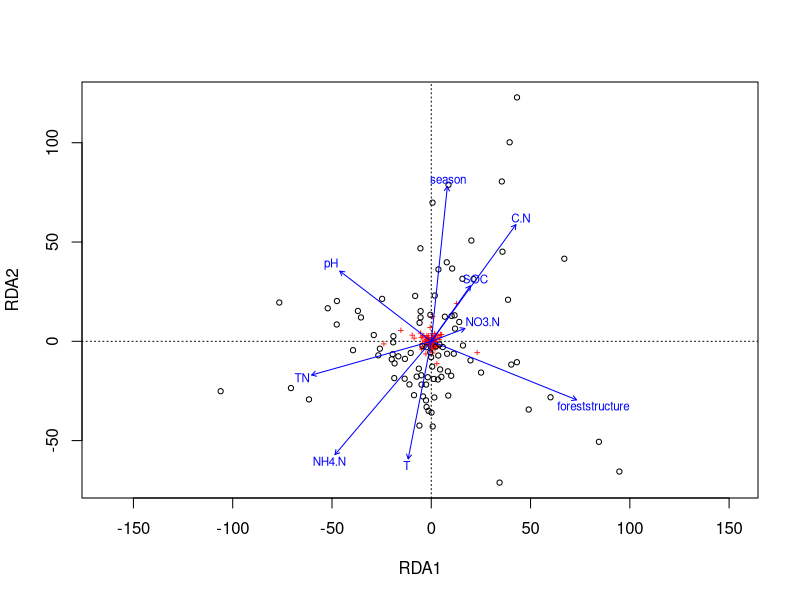
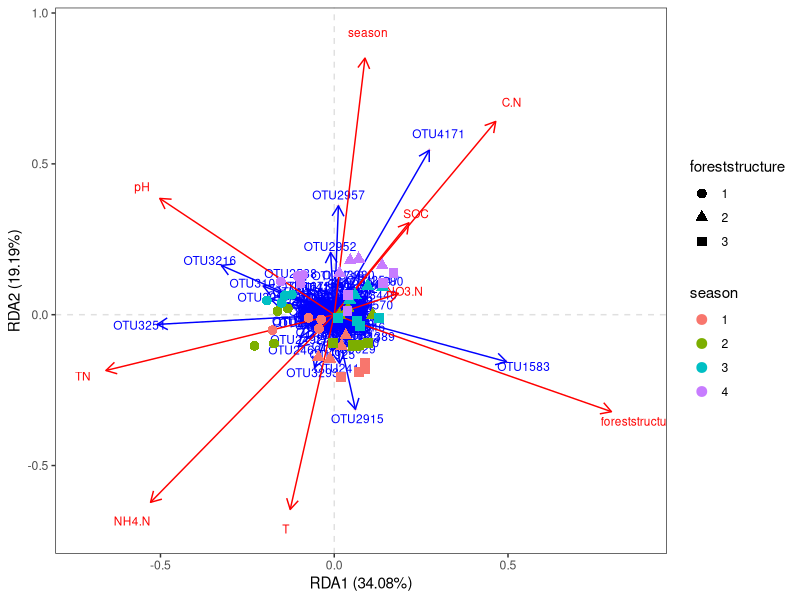
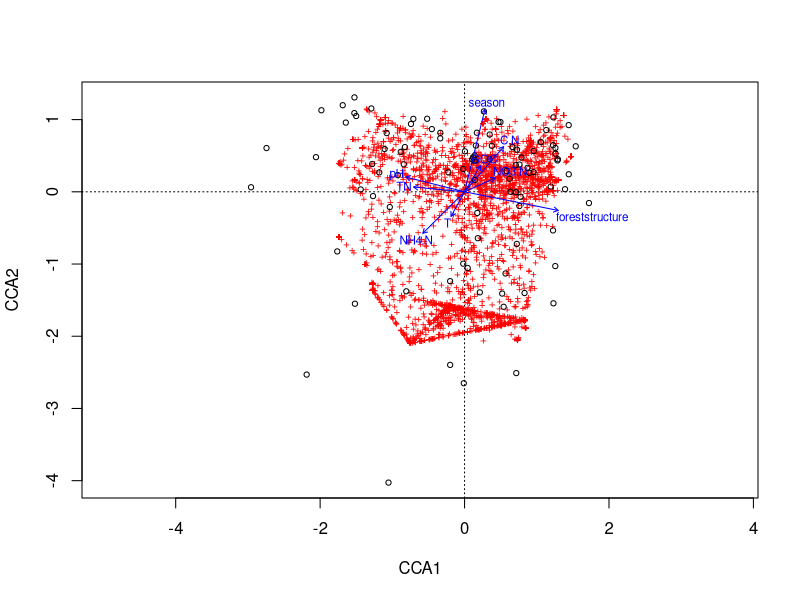
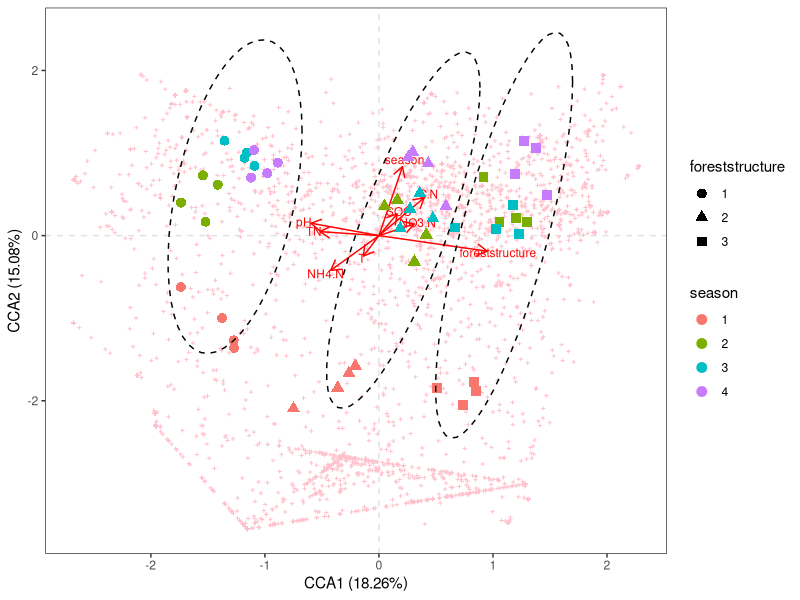

Write R code to recreate these figures, in order.
if (!require('vegan')) install.packages('vegan')
if (!require('ggplot2')) install.packages('ggplot2')
library(vegan)
library(ggplot2)

otu_table <- read.table('OTU.txt', header = TRUE, sep = '\t')
otu_matrix <- otu_table[, 2:(ncol(otu_table)-1)]
row.names(otu_matrix) <- otu_table$OTU
otu_matrix <- t(otu_matrix)

envdat_raw <- read.table('envi.txt', sep = '\t', header = TRUE, row.names = 1)
envdat <- envdat_raw[match(row.names(otu_matrix), row.names(envdat_raw)),]

print(rownames(envdat) == rownames(otu_matrix))

decorana(otu_matrix)

res <- rda(otu_matrix ~ ., envdat)
plot(res)

xxxx <- summary(res)
aa <- xxxx$concont$importance
aa <- round(aa, 4)

pdat <- res$CCA
samples<-data.frame(sample = row.names(pdat$u),RDA1 = pdat$u[,1],RDA2 = pdat$u[,2])
species<-data.frame(spece = row.names(pdat$v),RDA1 = pdat$v[,1],RDA2 = pdat$v[,2])
envi<-data.frame(en = row.names(pdat$biplot),RDA1 = pdat$biplot[,1],RDA2 = pdat$biplot[,2])

samples$season <- as.factor(envdat_raw$season)
samples$foreststructure <- as.factor(envdat_raw$foreststructure)

p <- ggplot() + 
  geom_hline(aes(yintercept = 0), colour="gray88", linetype="dashed") + 
  geom_vline(aes(xintercept = 0), colour="gray88", linetype="dashed")  +
  
  geom_point(data = species, aes(x=RDA1, y=RDA2),size = 0.5, colour = 'pink', pch = 3) +
  geom_segment(data = species,aes(x=0, xend= RDA1, y=0, yend= RDA2 ), arrow = arrow(length = unit(0.3, "cm")), colour = 'blue') +
  geom_text(data = species,aes(x = RDA1*1.1, y = RDA2*1.1, label = spece), size = 3, colour = 'blue') +
  
  geom_segment(data = envi,aes(x=0, xend= RDA1, y=0, yend= RDA2 ), arrow = arrow(length = unit(0.3, "cm")), colour = 'red') +
  geom_text(data = envi,aes(x = RDA1*1.1, y = RDA2*1.1, label = en), size = 3, colour = 'red', check_overlap = TRUE) +
  
  geom_point(data = samples, aes(x=RDA1, y=RDA2, colour = season, shape = foreststructure),size = 3)  +
  theme_bw() + theme(panel.grid.major=element_line(colour=NA), panel.grid.minor = element_blank()) + 
  
  xlab(paste('RDA1 (', aa[2,1]*100, '%)', sep ='')) + ylab(paste('RDA2 (', aa[2,2]*100, '%)', sep ='')) 
  
print(p)


res <- cca(otu_matrix ~ ., envdat)
plot(res)

xxxx <- summary(res)
aa <- xxxx$concont$importance
aa <- round(aa, 4)

pdat <- res$CCA
samples<-data.frame(sample = row.names(pdat$u),CCA1 = pdat$u[,1],CCA2 = pdat$u[,2])
species<-data.frame(spece = row.names(pdat$v),CCA1 = pdat$v[,1],CCA2 = pdat$v[,2])
envi<-data.frame(en = row.names(pdat$biplot),CCA1 = pdat$biplot[,1],CCA2 = pdat$biplot[,2])

samples$season <- as.factor(envdat_raw$season)
samples$foreststructure <- as.factor(envdat_raw$foreststructure)

p <- ggplot() + 
  geom_hline(aes(yintercept = 0), colour="gray88", linetype="dashed") + 
  geom_vline(aes(xintercept = 0), colour="gray88", linetype="dashed")  +
  
  geom_point(data = species, aes(x=CCA1, y=CCA2),size = 0.5, colour = 'pink', pch = 3) +
#  geom_segment(data = species,aes(x=0, xend= CCA1, y=0, yend= CCA2 ), arrow = arrow(length = unit(0.3, "cm")), colour = 'blue') +
#  geom_text(data = species,aes(x = CCA1*1.1, y = CCA2*1.1, label = spece), size = 3, colour = 'blue') +
  
  geom_segment(data = envi,aes(x=0, xend= CCA1, y=0, yend= CCA2 ), arrow = arrow(length = unit(0.3, "cm")), colour = 'red') +
  geom_text(data = envi,aes(x = CCA1*1.1, y = CCA2*1.1, label = en), size = 3, colour = 'red', check_overlap = TRUE) +
  
  geom_point(data = samples, aes(x=CCA1, y=CCA2, colour = season, shape = foreststructure),size = 3)  +
  theme_bw() + theme(panel.grid.major=element_line(colour=NA), panel.grid.minor = element_blank()) + 
  
  xlab(paste('CCA1 (', aa[2,1]*100, '%)', sep ='')) + ylab(paste('CCA2 (', aa[2,2]*100, '%)', sep ='')) +
  stat_ellipse(data = samples, aes(x = CCA1, y = CCA2, group = foreststructure),type ="t", linetype =2)
print(p)
